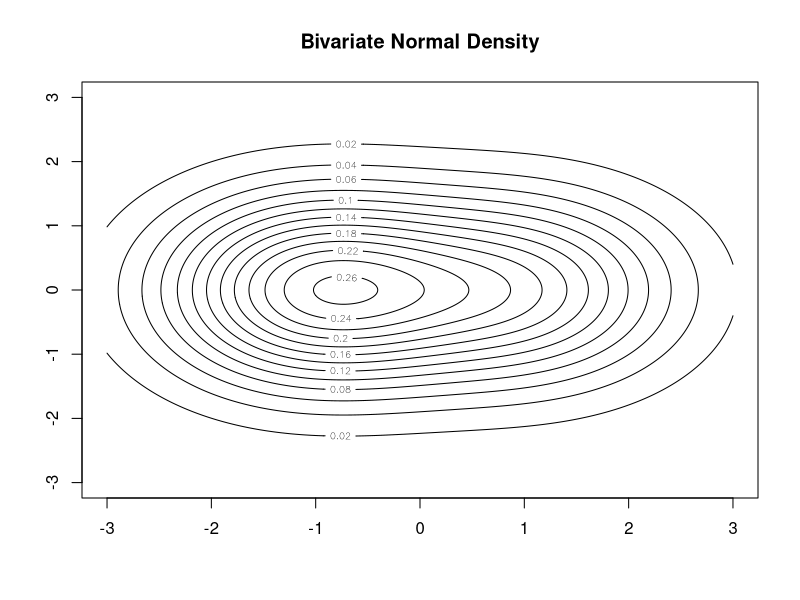

Here is the R script that generated this plot:
library(TeachingDemos)
# Bivariate Normal Density
# x: 2x1 vector, mu: 2x1 mean vector, Sigma: 2x2 covariance matrix
bivariate.normal <- function(x, mu1, Sigma1, mu2, Sigma2) {
    0.6*exp(-.5*t(x-mu1)%*%solve(Sigma1)%*%(x-mu1))/sqrt(2*pi*det(Sigma1))+
    0.4*exp(-.5*t(x-mu2)%*%solve(Sigma2)%*%(x-mu2))/sqrt(2*pi*det(Sigma2))
}
mu1 <- c(-1,0)
mu2 <- c(1,0)
Sigma1 <- Sigma2 <- matrix(c(1,0,0,1), nrow=2)
x <- y <- seq(-3, 3, len=250)
# Evaluate the bivariate normal density for each value of x and y
z <- outer(x, y,
FUN=function(x, y, ...){
apply(cbind(x,y), 1, bivariate.normal, ...)
}, mu1=mu1, Sigma1=Sigma1, mu2=mu2, Sigma2=Sigma2)
# Filled contour and surface plot of the bivariate normal density
contour(x,y,z, main="Bivariate Normal Density")
